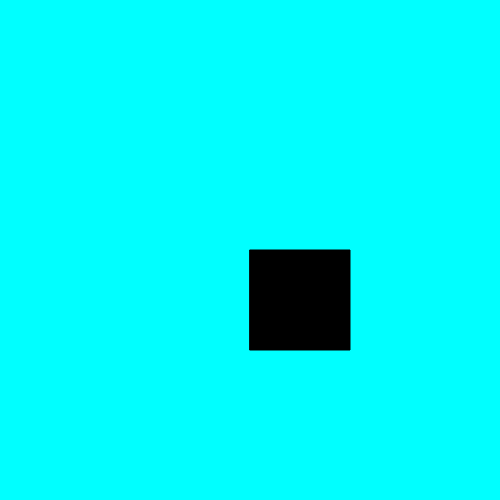
Frame 1 (no input)
Frame 60 (no input): identical to frame 1, image omitted
Frame 120 (the mouse pressed at the canvas centre since frame 60): identical to frame 1, image omitted

The p5.js sketch that drew this single still picture (run headless with seeded random() and noise() and a simulated clock; from frame 60 on, the mouse is pressed at the canvas centre):

// p5.js sketch
// ── sketch.js
let lado = 100
let x = 250
let y = 250
function setup() {
createCanvas(500, 500)
}

function draw() {
    background(0, 255, 255);

    let dentroDeX =  mouseX < x + lado && mouseX > x
    let dentroDeY = mouseY < y + lado && mouseY > y

    if( dentroDeX && dentroDeY){
        fill(255,0,0)
    }else{
        fill(0)
    }
    rect(x,y,lado)

}
